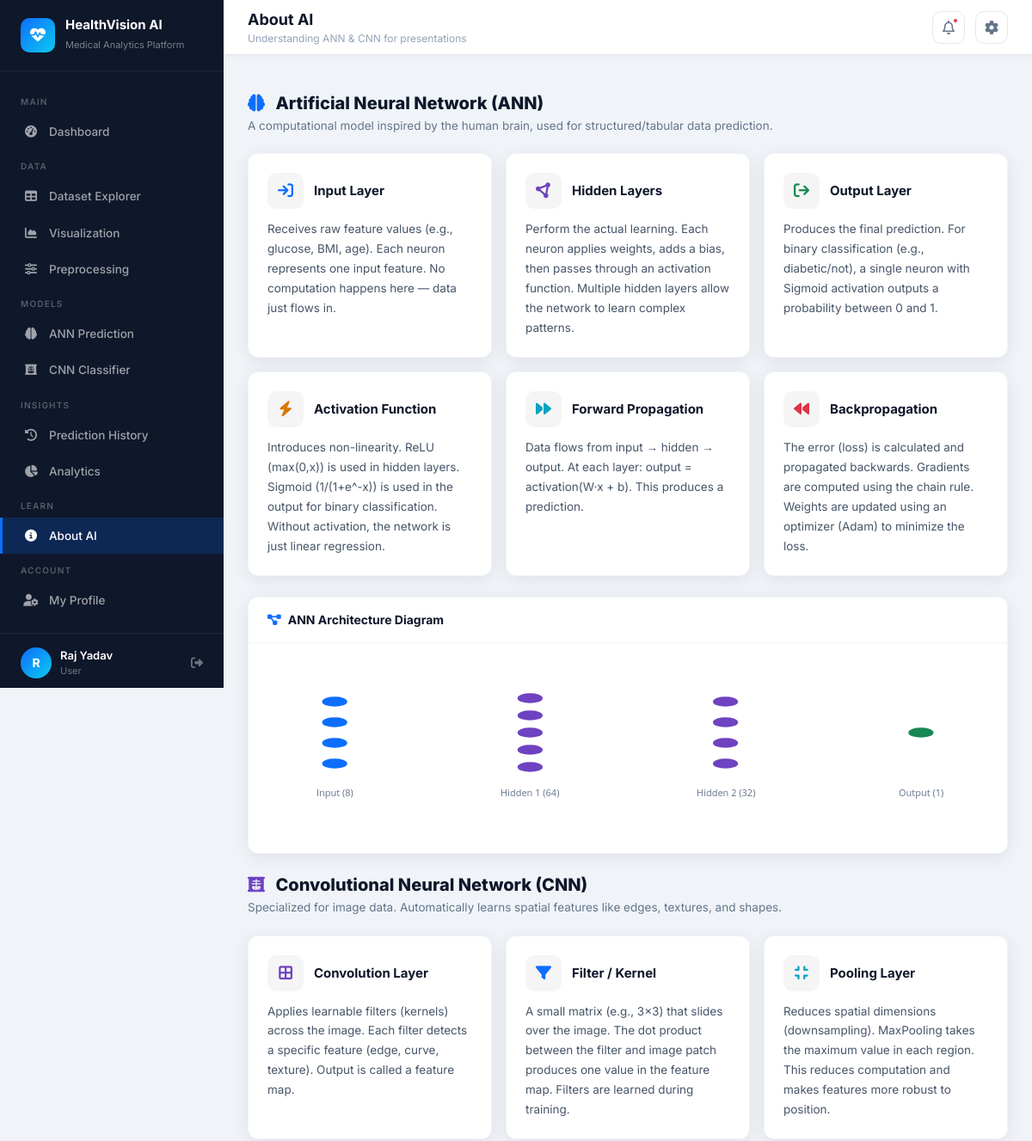
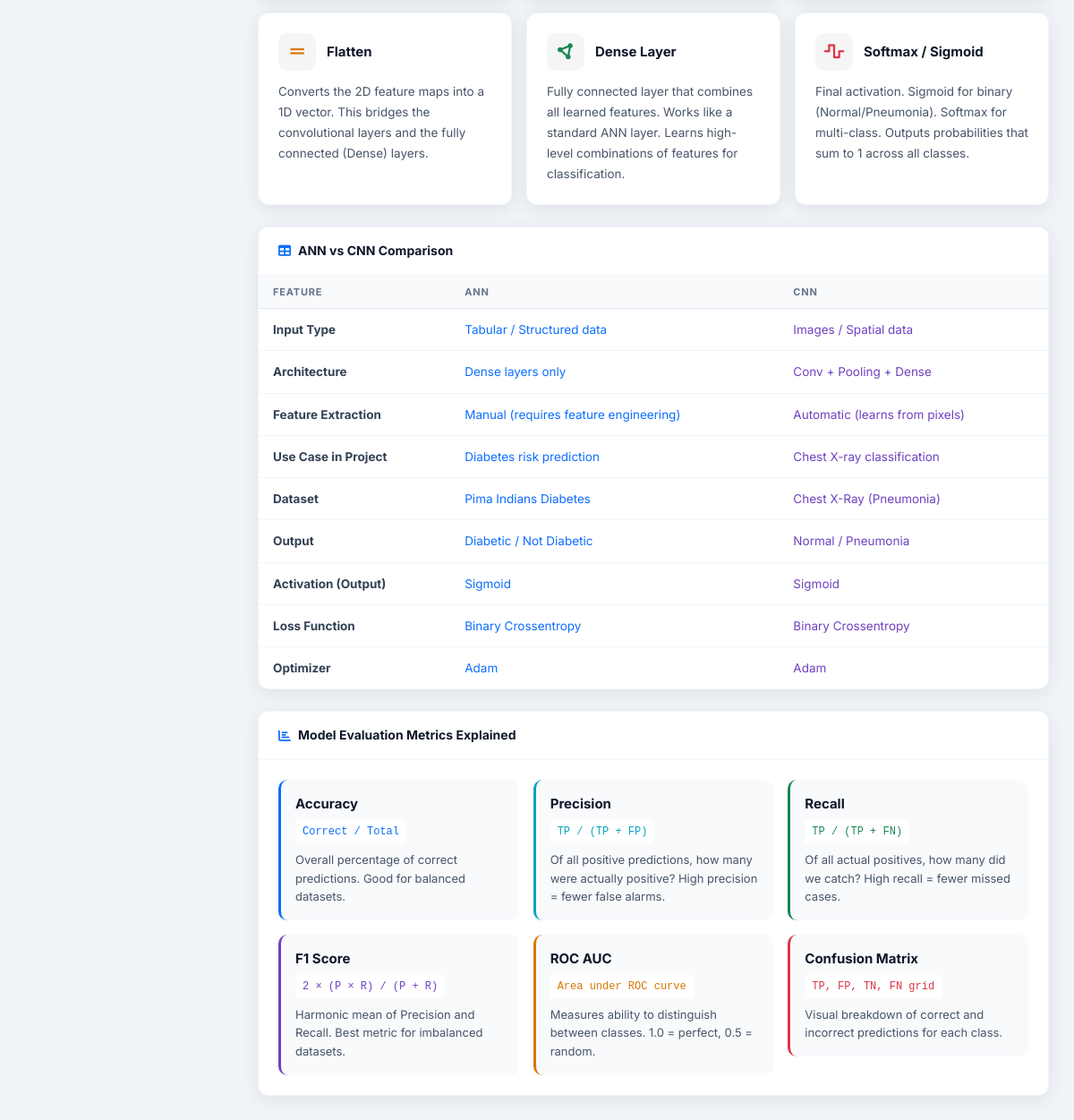
The page /about (signed in) on the database its author committed (2 pictures, top to bottom).
### database/models.py (models this page shows, shortened)
class User(UserMixin, db.Model):
    __tablename__ = 'users'
    id = db.Column(db.Integer, primary_key=True)
    username = db.Column(db.String(80), unique=True, nullable=False)
    email = db.Column(db.String(120), unique=True, nullable=False)
    password_hash = db.Column(db.String(256), nullable=False)
    role = db.Column(db.String(20), default='user')
    created_at = db.Column(db.DateTime, default=datetime.utcnow)
    predictions = db.relationship('PredictionHistory', backref='user', lazy=True)

### routes/about.py (the view)
@about_bp.route('/about')
@login_required
def index():
    return render_template('modules/about.html')

### templates/modules/about.html (shortened to what this page needs)
{% extends "base.html" %}
{% block page_title %}<span>About AI</span><small>Understanding ANN & CNN for presentations</small>{% endblock %}
{% block content %}
<div class="section-header">
    <h4><i class="fa-solid fa-brain" style="color:var(--primary); margin-right:8px;"></i> Artificial Neural Network (ANN)</h4>
    <p>A computational model inspired by the human brain, used for structured/tabular data prediction.</p>
</div>
<div class="row g-3 mb-4">
    {% for title, icon, color, desc in [
        ('Input Layer', 'fa-arrow-right-to-bracket', 'var(--primary)',
         'Receives raw feature values (e.g., glucose, BMI, age). Each neuron represents one input feature. No computation happens here — data just flows in.'),
        ('Hidden Layers', 'fa-circle-nodes', '#6f42c1',
         'Perform the actual learning. Each neuron applies weights, adds a bias, then passes through an activation function. Multiple hidden layers allow the network to learn complex patterns.'),
        ('Output Layer', 'fa-arrow-right-from-bracket', 'var(--success)',
         'Produces the final prediction. For binary classification (e.g., diabetic/not), a single neuron with Sigmoid activation outputs a probability between 0 and 1.'),
        ('Activation Function', 'fa-bolt', '#d97706',
         'Introduces non-linearity. ReLU (max(0,x)) is used in hidden layers. Sigmoid (1/(1+e^-x)) is used in the output for binary classification. Without activation, the network is just linear regression.'),
        ('Forward Propagation', 'fa-forward', 'var(--teal-dark)',
         'Data flows from input → hidden → output. At each layer: output = activation(W·x + b). This produces a prediction.'),
        ('Backpropagation', 'fa-backward', 'var(--danger)',
         'The error (loss) is calculated and propagated backwards. Gradients are computed using the chain rule. Weights are updated using an optimizer (Adam) to minimize the loss.'),
    ] %}
    <div class="col-md-4">
        <div class="content-card" style="height:100%;">
            <div class="card-body">
                <div style="display:flex; align-items:center; gap:12px; margin-bottom:12px;">
                    <div style="width:42px; height:42px; border-radius:10px; background:rgba(0,0,0,0.04); display:flex; align-items:center; justify-content:center; color:{{ color }}; font-size:18px; flex-shrink:0;">
                        <i class="fa-solid {{ icon }}"></i>
                    </div>
                    <h6 style="margin:0; font-size:15px; font-weight:700; color:#0f172a;">{{ title }}</h6>
                </div>
                <p style="font-size:13.5px; color:#475569; line-height:1.7; margin:0;">{{ desc }}</p>
            </div>
        </div>
    </div>
</div>
<div class="content-card mb-4">
    <div class="card-header"><h6><i class="fa-solid fa-diagram-project"></i> ANN Architecture Diagram</h6></div>
    <div class="card-body" style="text-align:center; overflow-x:auto;">
        <div id="annDiagram" style="min-height:200px;"></div>
    </div>
</div>
<div class="section-header" style="margin-top:8px;">
    <h4><i class="fa-solid fa-x-ray" style="color:#6f42c1; margin-right:8px;"></i> Convolutional Neural Network (CNN)</h4>
    <p>Specialized for image data. Automatically learns spatial features like edges, textures, and shapes.</p>
</div>
<div class="row g-3 mb-4">
    {% for title, icon, color, desc in [
        ('Convolution Layer', 'fa-border-all', '#6f42c1',
         'Applies learnable filters (kernels) across the image. Each filter detects a specific feature (edge, curve, texture). Output is called a feature map.'),
        ('Filter / Kernel', 'fa-filter', 'var(--primary)',
         'A small matrix (e.g., 3×3) that slides over the image. The dot product between the filter and image patch produces one value in the feature map. Filters are learned during training.'),
        ('Pooling Layer', 'fa-compress', 'var(--teal-dark)',
         'Reduces spatial dimensions (downsampling). MaxPooling takes the maximum value in each region. This reduces computation and makes features more robust to position.'),
        ('Flatten', 'fa-grip-lines', '#d97706',
         'Converts the 2D feature maps into a 1D vector. This bridges the convolutional layers and the fully connected (Dense) layers.'),
        ('Dense Layer', 'fa-circle-nodes', 'var(--success)',
         'Fully connected layer that combines all learned features. Works like a standard ANN layer. Learns high-level combinations of features for classification.'),
        ('Softmax / Sigmoid', 'fa-wave-square', 'var(--danger)',
         'Final activation. Sigmoid for binary (Normal/Pneumonia). Softmax for multi-class. Outputs probabilities that sum to 1 across all classes.'),
    ] %}
    <div class="col-md-4">
        <div class="content-card" style="height:100%;">
            <div class="card-body">
                <div style="display:flex; align-items:center; gap:12px; margin-bottom:12px;">
                    <div style="width:42px; height:42px; border-radius:10px; background:rgba(0,0,0,0.04); display:flex; align-items:center; justify-content:center; color:{{ color }}; font-size:18px; flex-shrink:0;">
                        <i class="fa-solid {{ icon }}"></i>
                    </div>
                    <h6 style="margin:0; font-size:15px; font-weight:700; color:#0f172a;">{{ title }}</h6>
                </div>
                <p style="font-size:13.5px; color:#475569; line-height:1.7; margin:0;">{{ desc }}</p>
            </div>
        </div>
    </div>
</div>
<div class="content-card mb-4">
    <div class="card-header"><h6><i class="fa-solid fa-table"></i> ANN vs CNN Comparison</h6></div>
    <div class="card-body" style="padding:0;">
        <table class="hv-table">
            <thead>
                <tr><th>Feature</th><th>ANN</th><th>CNN</th></tr>
            </thead>
            <tbody>
                {% for row in [
                    ('Input Type', 'Tabular / Structured data', 'Images / Spatial data'),
                    ('Architecture', 'Dense layers only', 'Conv + Pooling + Dense'),
                    ('Feature Extraction', 'Manual (requires feature engineering)', 'Automatic (learns from pixels)'),
                    ('Use Case in Project', 'Diabetes risk prediction', 'Chest X-ray classification'),
                    ('Dataset', 'Pima Indians Diabetes', 'Chest X-Ray (Pneumonia)'),
                    ('Output', 'Diabetic / Not Diabetic', 'Normal / Pneumonia'),
                    ('Activation (Output)', 'Sigmoid', 'Sigmoid'),
                    ('Loss Function', 'Binary Crossentropy', 'Binary Crossentropy'),
                    ('Optimizer', 'Adam', 'Adam'),
                ] %}
                <tr>
                    <td><strong>{{ row[0] }}</strong></td>
                    <td style="color:var(--primary);">{{ row[1] }}</td>
                    <td style="color:#6f42c1;">{{ row[2] }}</td>
                </tr>
            </tbody>
        </table>
    </div>
</div>
<div class="content-card">
    <div class="card-header"><h6><i class="fa-solid fa-chart-bar"></i> Model Evaluation Metrics Explained</h6></div>
    <div class="card-body">
        <div class="row g-3">
            {% for metric, formula, desc, color in [
                ('Accuracy', 'Correct / Total', 'Overall percentage of correct predictions. Good for balanced datasets.', 'var(--primary)'),
                ('Precision', 'TP / (TP + FP)', 'Of all positive predictions, how many were actually positive? High precision = fewer false alarms.', 'var(--teal-dark)'),
                ('Recall', 'TP / (TP + FN)', 'Of all actual positives, how many did we catch? High recall = fewer missed cases.', 'var(--success)'),
                ('F1 Score', '2 × (P × R) / (P + R)', 'Harmonic mean of Precision and Recall. Best metric for imbalanced datasets.', '#6f42c1'),
                ('ROC AUC', 'Area under ROC curve', 'Measures ability to distinguish between classes. 1.0 = perfect, 0.5 = random.', '#d97706'),
                ('Confusion Matrix', 'TP, FP, TN, FN grid', 'Visual breakdown of correct and incorrect predictions for each class.', 'var(--danger)'),
            ] %}
            <div class="col-md-4">
                <div style="background:#f8fafc; border-radius:10px; padding:16px; border-left:3px solid {{ color }};">
                    <div style="font-size:15px; font-weight:700; color:#0f172a; margin-bottom:4px;">{{ metric }}</div>
                    <div style="font-size:12px; font-family:monospace; background:white; padding:4px 8px; border-radius:4px; color:{{ color }}; margin-bottom:8px; display:inline-block;">{{ formula }}</div>
                    <p style="font-size:13px; color:#475569; margin:0; line-height:1.6;">{{ desc }}</p>
                </div>
            </div>
        </div>
    </div>
</div>
{% endblock %}

### templates/base.html (shortened to what this page needs)
<!DOCTYPE html>
<html lang="en">
<head>
    <link href="https://cdnjs.cloudflare.com/ajax/libs/font-awesome/6.5.0/css/all.min.css" rel="stylesheet">
    <link href="https://cdn.jsdelivr.net/npm/bootstrap@5.3.3/dist/css/bootstrap.min.css" rel="stylesheet">
    <link href="{{ url_for('static', filename='css/main.css') }}" rel="stylesheet">
</head>
<body>
<aside class="sidebar" id="sidebar">
    <div class="sidebar-brand">
        <div class="brand-icon"><i class="fa-solid fa-heart-pulse"></i></div>
        <div class="brand-text">
            <h5>HealthVision AI</h5>
            <small>Medical Analytics Platform</small>
        </div>
    </div>
    <nav class="sidebar-nav">
        <div class="nav-section-label">Main</div>
        <a href="{{ url_for('dashboard.index') }}" class="sidebar-link {% if request.endpoint == 'dashboard.index' %}active{% endif %}">
            <i class="fa-solid fa-gauge-high"></i> Dashboard
        </a>
        <div class="nav-section-label">Data</div>
        <a href="{{ url_for('explorer.index') }}" class="sidebar-link {% if 'explorer' in request.endpoint %}active{% endif %}">
            <i class="fa-solid fa-table"></i> Dataset Explorer
        </a>
        <a href="{{ url_for('viz.index') }}" class="sidebar-link {% if 'viz' in request.endpoint %}active{% endif %}">
            <i class="fa-solid fa-chart-area"></i> Visualization
        </a>
        <a href="{{ url_for('preprocess.index') }}" class="sidebar-link {% if 'preprocess' in request.endpoint %}active{% endif %}">
            <i class="fa-solid fa-sliders"></i> Preprocessing
        </a>
        <div class="nav-section-label">Models</div>
        <a href="{{ url_for('ann.index') }}" class="sidebar-link {% if 'ann' in request.endpoint %}active{% endif %}">
            <i class="fa-solid fa-brain"></i> ANN Prediction
        </a>
        <a href="{{ url_for('cnn.index') }}" class="sidebar-link {% if 'cnn' in request.endpoint %}active{% endif %}">
            <i class="fa-solid fa-x-ray"></i> CNN Classifier
        </a>
        <div class="nav-section-label">Insights</div>
        <a href="{{ url_for('history.index') }}" class="sidebar-link {% if 'history' in request.endpoint %}active{% endif %}">
            <i class="fa-solid fa-clock-rotate-left"></i> Prediction History
        </a>
        <a href="{{ url_for('analytics.index') }}" class="sidebar-link {% if 'analytics' in request.endpoint %}active{% endif %}">
            <i class="fa-solid fa-chart-pie"></i> Analytics
        </a>
        <div class="nav-section-label">Learn</div>
        <a href="{{ url_for('about.index') }}" class="sidebar-link {% if 'about' in request.endpoint %}active{% endif %}">
            <i class="fa-solid fa-circle-info"></i> About AI
        </a>
        <div class="nav-section-label">Account</div>
        <a href="{{ url_for('profile.index') }}" class="sidebar-link {% if 'profile' in request.endpoint %}active{% endif %}">
            <i class="fa-solid fa-user-gear"></i> My Profile
        </a>
    </nav>
    <div class="sidebar-footer">
        <div class="sidebar-user">
            <div class="avatar">{{ current_user.username[0].upper() }}</div>
            <div class="user-info">
                <div class="name">{{ current_user.username }}</div>
                <div class="role">{{ current_user.role | capitalize }}</div>
            </div>
            <a href="{{ url_for('auth.logout') }}" class="hv-tooltip" data-tip="Logout" style="color:rgba(255,255,255,0.4); font-size:14px;">
                <i class="fa-solid fa-right-from-bracket"></i>
            </a>
        </div>
    </div>
</aside>
<div class="main-wrapper">
    <header class="topbar">
        <div class="topbar-title">
            {% block page_title %}<span>Dashboard</span>{% endblock %}
        </div>
        <div class="topbar-actions">
            <div class="topbar-btn hv-tooltip" data-tip="Notifications">
                <i class="fa-regular fa-bell"></i>
                <span class="notif-dot"></span>
            </div>
            <div class="topbar-btn hv-tooltip" data-tip="Settings">
                <i class="fa-solid fa-gear"></i>
            </div>
        </div>
    </header>
    <main class="page-content">
        {% block content %}{% endblock %}
    </main>
</div>
</body>
</html>

### rows shown on the page
User: username "R", username "Raj Yadav", role "User"

### other values the page prints
{{ title }} "Input Layer" "Hidden Layers" "Output Layer" "Activation Function" "Forward Propagation" "Backpropagation"
{{ desc }} "Receives raw feature values (e.g., glucose, BMI, age). Each neuron represents one input feature. No computation happens here — data just flows in." "Perform the actual learning. Each neuron applies weights, adds a bias, then passes through an activation function. Multiple hidden layers allow the network to learn complex patterns." "Produces the final prediction. For binary classification (e.g., diabetic/not), a single neuron with Sigmoid activation outputs a probability between 0 and 1." "Introduces non-linearity. ReLU (max(0,x)) is used in hidden layers. Sigmoid (1/(1+e^-x)) is used in the output for binary classification. Without activation, the network is just linear regression." "Data flows from input → hidden → output. At each layer: output = activation(W·x + b). This produces a prediction." "The error (loss) is calculated and propagated backwards. Gradients are computed using the chain rule. Weights are updated using an optimizer (Adam) to minimize the loss."
{{ title }} "Convolution Layer" "Filter / Kernel" "Pooling Layer" "Flatten" "Dense Layer" "Softmax / Sigmoid"
{{ desc }} "Applies learnable filters (kernels) across the image. Each filter detects a specific feature (edge, curve, texture). Output is called a feature map." "A small matrix (e.g., 3×3) that slides over the image. The dot product between the filter and image patch produces one value in the feature map. Filters are learned during training." "Reduces spatial dimensions (downsampling). MaxPooling takes the maximum value in each region. This reduces computation and makes features more robust to position." "Converts the 2D feature maps into a 1D vector. This bridges the convolutional layers and the fully connected (Dense) layers." "Fully connected layer that combines all learned features. Works like a standard ANN layer. Learns high-level combinations of features for classification." "Final activation. Sigmoid for binary (Normal/Pneumonia). Softmax for multi-class. Outputs probabilities that sum to 1 across all classes."
{{ row[0] }} "Input Type" "Architecture" "Feature Extraction" "Use Case in Project" "Dataset" "Output" "Activation (Output)" "Loss Function" "Optimizer"
{{ row[1] }} "Tabular / Structured data" "Dense layers only" "Manual (requires feature engineering)" "Diabetes risk prediction" "Pima Indians Diabetes" "Diabetic / Not Diabetic" "Sigmoid" "Binary Crossentropy" "Adam"
{{ row[2] }} "Images / Spatial data" "Conv + Pooling + Dense" "Automatic (learns from pixels)" "Chest X-ray classification" "Chest X-Ray (Pneumonia)" "Normal / Pneumonia" "Sigmoid" "Binary Crossentropy" "Adam"
{{ metric }} "Accuracy" "Precision" "Recall" "F1 Score" "ROC AUC" "Confusion Matrix"
{{ desc }} "Overall percentage of correct predictions. Good for balanced datasets." "Of all positive predictions, how many were actually positive? High precision = fewer false alarms." "Of all actual positives, how many did we catch? High recall = fewer missed cases." "Harmonic mean of Precision and Recall. Best metric for imbalanced datasets." "Measures ability to distinguish between classes. 1.0 = perfect, 0.5 = random." "Visual breakdown of correct and incorrect predictions for each class."
